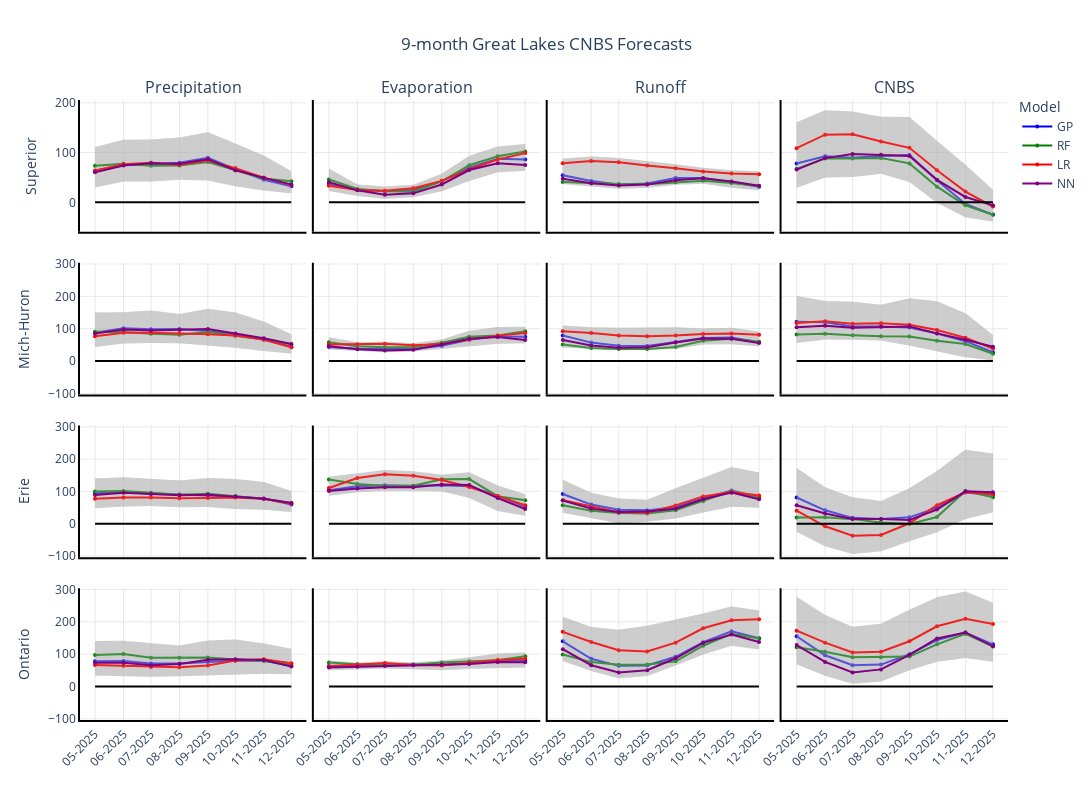

The code cell stored with this chart in its notebook:
### Markdown cell above
Create an interactive figure that will let you hover over lines and it shows the model and value. This saves as an html file and opens in a web browser.

### Code cell
import plotly.graph_objects as go
from plotly.subplots import make_subplots
import pandas as pd

# Define the colors for each model
model_colors = {
    'GP': 'blue',
    'RF': 'green',
    'LR': 'red',
    'NN': 'purple'
}

# Columns of interest in the order we want to plot them
columns = ['superior_precipitation', 'superior_evaporation', 'superior_runoff', 'superior_cnbs',
           'michigan-huron_precipitation', 'michigan-huron_evaporation', 'michigan-huron_runoff', 'michigan-huron_cnbs',
           'erie_precipitation', 'erie_evaporation', 'erie_runoff', 'erie_cnbs',
           'ontario_precipitation', 'ontario_evaporation', 'ontario_runoff', 'ontario_cnbs']

# Create a 1x4 subplot grid
fig = make_subplots(rows=4, cols=4, 
                    subplot_titles=['Precipitation', 'Evaporation', 'Runoff', 'CNBS'], 
                    shared_xaxes=True, shared_yaxes=True, vertical_spacing=0.05, horizontal_spacing=0.008)

global_y_min, global_y_max = float('inf'), float('-inf')  # Initialize to extremes

# Loop over the columns and plot the medians for each dataset
for i, column in enumerate(columns):
    row = i // 4  # Row index
    col = i % 4   # Column index

# Determine the lower and upper bounds of all the model forecast
    lower_bound = df.groupby(['year', 'month'])[column].quantile(0.025).reset_index()
    upper_bound = df.groupby(['year', 'month'])[column].quantile(0.975).reset_index()

    for model_info in models_info:
        model_name = model_info['model']

        # Pull out the median values for each model
        model_median = df[df['model'] == model_name]

        # Get the grouped DataFrame for the current model
        median_df = model_median.groupby(['year', 'month']).median(numeric_only=True).reset_index()
        
        median_df['date'] = pd.to_datetime(median_df[['year', 'month']].assign(day=1))

        # Add the shaded region (confidence band)
        fig.add_trace(go.Scatter(x=pd.concat([median_df['date'], median_df['date'][::-1]]),
                         y=pd.concat([lower_bound[column], upper_bound[column][::-1]]),
                         fill='toself', fillcolor='rgba(169, 169, 169, 0.2)',
                         line=dict(color='rgba(255,255,255,0)'), showlegend=False, 
                         hovertemplate='Date: %{x}<br>Conf: 95%<br>Value: %{y}'), 
                         row=row+1, col=col+1)
        
        # Add the median line for the current model to the figure
        fig.add_trace(go.Scatter(x=median_df['date'], y=median_df[column],
                                 mode='lines+markers', name=model_name, 
                                 line=dict(shape='linear', width=2, color=model_colors[model_name]), 
                                 marker=dict(size=4), 
                                 showlegend=(row == 0 and col == 0),  # Only show legend for the first subplot
                                 hovertemplate='Date: %{x}<br>Value: %{y}<br>Model: ' + model_name),
                                 row=row+1, col=col+1)

        # Update global y-axis limits
        current_y_min = lower_bound[column].min()
        current_y_max = upper_bound[column].max()
        global_y_min = min(global_y_min, current_y_min)
        global_y_max = max(global_y_max, current_y_max)

    # Set x-axis range (limits) for each subplot
    #fig.update_xaxes(range=[median_df['date'].iloc[0], median_df['date'].iloc[-1]], row=row+1, col=col+1)

    # Format x-axis for the last row (set x-tick labels)
    if row == 3:
        fig.update_xaxes(tickformat='%m-%Y', tickangle=-45, row=row+1, col=col+1, tickmode='array', tickvals=median_df['date'])
    else:
        fig.update_xaxes(showticklabels=False, row=row+1, col=col+1, tickmode='array', tickvals=median_df['date'])

    # Set y-axis labels for the first column only
    if col == 0:
        fig.update_yaxes(title_text=['Superior', 'Mich-Huron', 'Erie', 'Ontario'][row], row=row+1, col=col+1)

    # Add the y=0 dashed line to every subplot
    fig.add_trace(go.Scatter(x=[median_df['date'].min(), median_df['date'].max()],
                             y=[0, 0], mode='lines', line=dict(color='black'), 
                             showlegend=False), row=row+1, col=col+1)

    # Add a box around each subplot
    fig.update_xaxes(showline=True, linewidth=2, linecolor='black', row=row+1, col=col+1)
    fig.update_yaxes(showline=True, linewidth=2, linecolor='black', row=row+1, col=col+1)
    
# Set consistent y-axis limits across all subplots
for row in range(1, 5):
    for col in range(1, 5):
        fig.update_yaxes(range=[global_y_min - 10, global_y_max + 10], row=row+1, col=col+1)

# Set grid lines for all subplots
fig.update_yaxes(showgrid=True, gridwidth=0.5, gridcolor='LightGray')
fig.update_xaxes(showgrid=True, gridwidth=0.5, gridcolor='LightGray')

# Update layout and titles
fig.update_layout(
    title_text="9-month Great Lakes CNBS Forecasts",
    title_x=0.5,
    height=800, width=1500,
    showlegend=True,
    legend=dict(x=1.01, y=1.01, traceorder='normal', orientation='v', title='Model'),  # Move legend up
    plot_bgcolor='white',
)

# Save the figure as an interactive HTML file
fig.write_html(f'{dir}forecast/CNBS_forecasts_interactive.html')

# Show the plot (optional)
fig.show()
